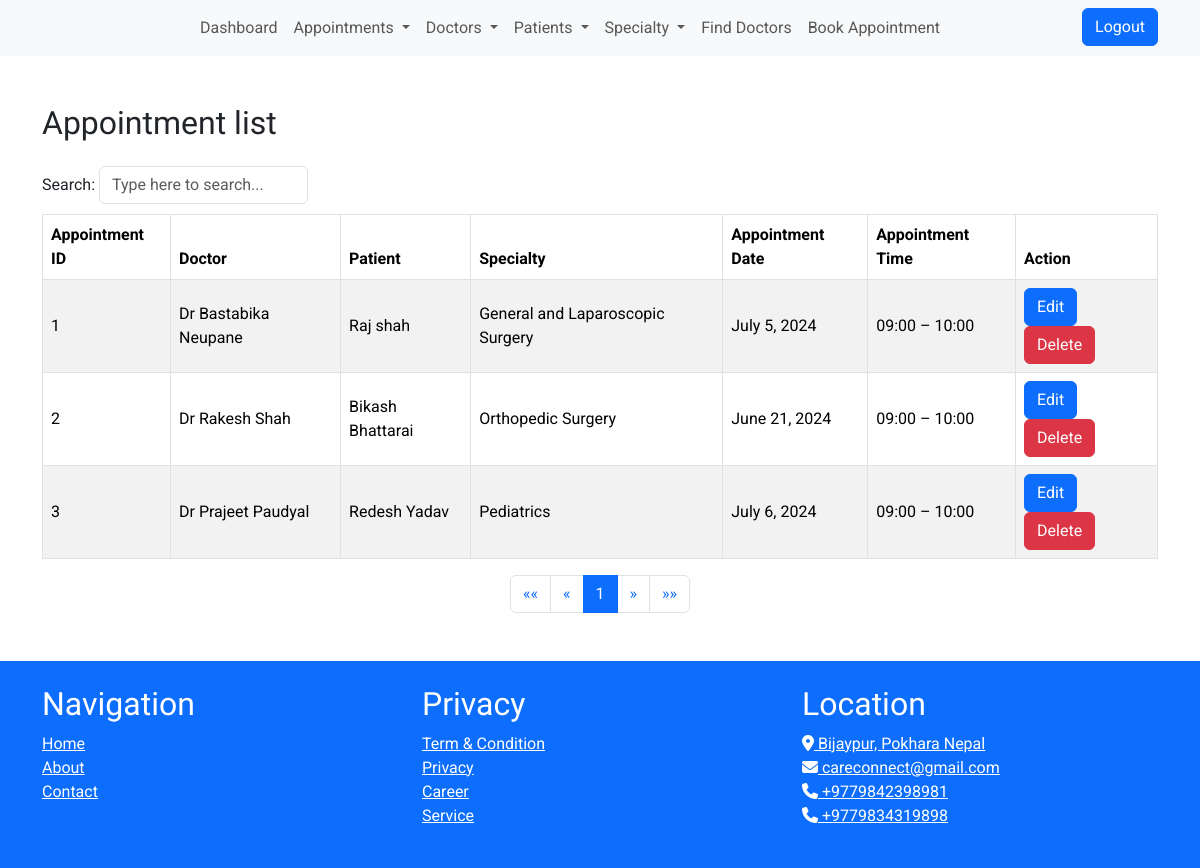
The page /appointments/ (signed in) on the database its author committed.
### appointments/models.py (models this page shows, shortened)
class Appointment(models.Model):
    TIME_LIST = (
        (0, '09:00 – 10:00'),
        (1, '10:00 – 11:00'),
        (2, '11:00 – 12:00'),
        (3, '12:00 – 13:00'),
        (4, '13:00 – 14:00'),
        (5, '14:00 – 15:00'),
        (6, '15:00 – 16:00'),
        (7, '16:00 – 17:00'),
        (8, '17:00 – 18:00'),
    )
    id = models.AutoField(primary_key=True)
    doctor = models.ForeignKey(Doctor, on_delete=models.CASCADE)
    patient = models.ForeignKey(Patient, on_delete=models.CASCADE, null=True)
    specialty = models.ForeignKey(Speciality, on_delete=models.CASCADE, null=True)
    symptom_description = models.TextField(default='', blank=True)
    appointment_date = models.DateField(null=True)
    appointment_time = models.IntegerField(choices=TIME_LIST, null=True)
    @property
    def time(self):
        if self.appointment_time is not None:
            return self.TIME_LIST[self.appointment_time][1]
        return None

### doctors/models.py (models this page shows, shortened)
class Doctor(models.Model):
    name = models.CharField(max_length=50)
    mobile = models.CharField(max_length=15)
    profession = models.ForeignKey(Profession, on_delete=models.CASCADE,null=True)
    image = models.ImageField(upload_to='doctor_images/', null=True, blank=True)

### patients/models.py (models this page shows, shortened)
class Patient(models.Model):
    GENDER_CHOICES = [
        ('male', 'Male'),
        ('female', 'Female'),
        ('other', 'Other'),
    ]
    id = models.AutoField(primary_key=True)
    name = models.CharField(max_length=50)
    age = models.IntegerField(null=True)
    gender = models.CharField(max_length=10, choices=GENDER_CHOICES)
    mobile = models.CharField(max_length=15)
    address = models.CharField(max_length=100)

### cms/models.py (models this page shows, shortened)
class Speciality(models.Model):
    name = models.CharField(max_length=100)
    description = models.TextField()
    original_price = models.DecimalField(max_digits=10, decimal_places=2)
    discounted_price = models.DecimalField(max_digits=10, decimal_places=2)
    discount = models.PositiveIntegerField()
    image = models.ImageField(upload_to='specialty_images/', null=True, blank=True)

### appointments/views.py (the view)
# urls.py: path('', views.appointment_list, name='appointment_list'),
def appointment_list(request):
    if not request.user.is_staff:
        return redirect('login')
    appointments = Appointment.objects.all().order_by('id')
    context = {'appointments': appointments}
    return render(request, 'appointments/appointment_list.html', context)

### cms/context_processors.py (called while the page is built)
def logo_processor(request):
    logo = StaticFile.objects.filter(name='logo').first()
    return {
        'logo': logo,
    }

### templates/appointments/appointment_list.html (shortened to what this page needs)
{% extends 'cms/base.html' %}
{% block content %}
<div class="container my-5">
    <h2 class="mb-4">Appointment list</h2>
    <table class="table table-hover table-striped table-bordered align-middle tablemanager">
        <thead class="thead-dark">
            <tr>
                <th>Appointment ID</th>
                <th>Doctor</th>
                <th>Patient</th>
                <th>Specialty</th>
                <th>Appointment Date</th>
                <th>Appointment Time</th>
                <th>Action</th>
            </tr>
        </thead>
        <tbody>
            {% for appointment in appointments %}
            <tr>
                <td>{{ appointment.id }}</td>
                <td>{{ appointment.doctor.name }}</td>
                <td>{{ appointment.patient.name }}</td>
                <td>{{ appointment.specialty.name }}</td>
                <td>{{ appointment.appointment_date }}</td>
                <td>{{ appointment.time }}</td>
                <td>
                    <a href="{% url 'update_appointment' appointment.id %}" class="btn btn-primary">Edit</a>
                    <button class="btn btn-danger" data-toggle="modal"
                        data-target="#deleteModal{{ appointment.id }}">Delete</button>
                </td>
            </tr>
            {% endfor %}
        </tbody>
    </table>
</div>
{% endblock %}

### static/css/style.css (style rules this page uses)
body { font-family: 'Roboto', sans-serif; }
h1, h2, h3 { font-family: 'Varela Round', sans-serif; }

### templates/cms/base.html (style rules this page uses)
body { font-family: 'Roboto', sans-serif; }
h1, h2, h3 { font-family: 'Varela Round', sans-serif; }

### rows shown on the page
Appointment: id "1", doctor.name "Dr Bastabika Neupane", patient.name "Raj shah", specialty.name "General and Laparoscopic Surgery", appointment_date "July 5, 2024", time "09:00 – 10:00"
Appointment: id "2", doctor.name "Dr Rakesh Shah", patient.name "Bikash Bhattarai", specialty.name "Orthopedic Surgery", appointment_date "June 21, 2024", time "09:00 – 10:00"
Appointment: id "3", doctor.name "Dr Prajeet Paudyal", patient.name "Redesh Yadav", specialty.name "Pediatrics", appointment_date "July 6, 2024", time "09:00 – 10:00"
